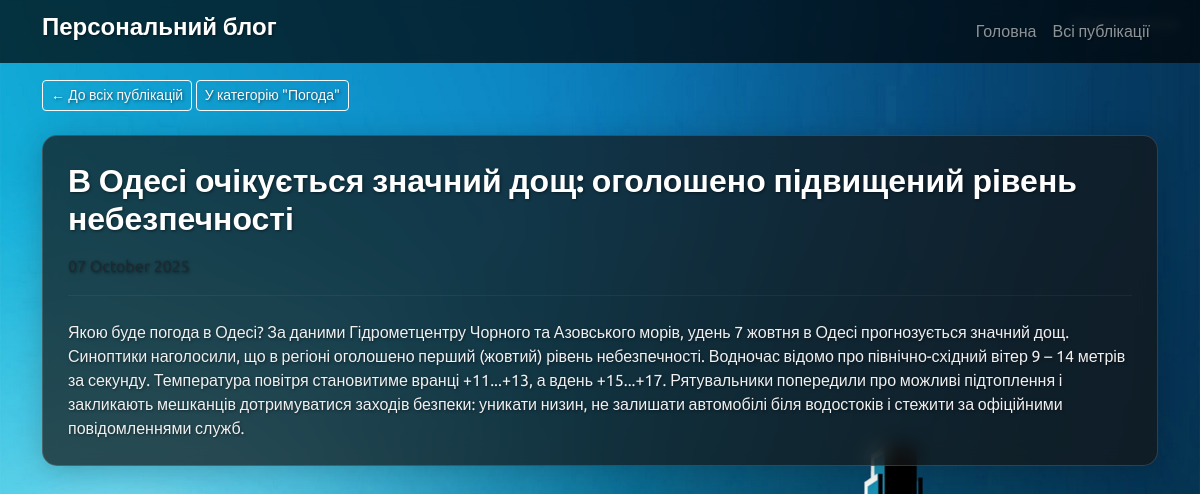
Page /articles/2025/10/07/v-odesi-ochikuyetsya-znachnij-dosh-ogolosheno-pidv/ on the committed database.
### app_blog/models.py (models this page shows, shortened)
class Article(models.Model):
    title = models.CharField(
        'Заголовок',
        max_length=250,
        help_text='Максимум 250 символів'
    )
    description = models.TextField(
        blank=True,
        verbose_name='Опис'
    )
    pub_date = models.DateTimeField(
        'Дата публікації',
        default=timezone.now
    )
    slug = models.SlugField(
        'Слаг',
        unique_for_date='pub_date'
    )
    main_page = models.BooleanField(
        'Головна',
        default=False,
        help_text='Показувати на головній сторінці'
    )
    category = models.ForeignKey(
        Category,
        related_name='articles',
        blank=True,
        null=True,
        verbose_name='Категорія',
        on_delete=models.CASCADE
    )
    objects = models.Manager()
    class Meta:
        ordering = ['-pub_date']
        verbose_name = 'Стаття'
        verbose_name_plural = 'Статті'

class Category(models.Model):
    category = models.CharField(
        'Категорія',
        max_length=250,
        help_text='Максимум 250 символів'
    )
    slug = models.SlugField('Слаг', unique=True)
    objects = models.Manager()
    class Meta:
        verbose_name = 'Категорія для публікації'
        verbose_name_plural = 'Категорії для публікацій'
    def __str__(self):
        return self.category
    def get_absolute_url(self):
        return reverse('articles-category-list', kwargs={'slug': self.slug})

### app_blog/views.py (the view)
# urls.py: path('articles/<year>/<month>/<day>/<slug>/', ArticleDetail.as_view(), name='news-detail'),
class ArticleDetail(DateDetailView):
    model = Article
    template_name = 'article_detail.html'
    context_object_name = 'item'
    date_field = 'pub_date'
    query_pk_and_slug = True
    month_format = '%m'
    allow_future = True
    def get_context_data(self, *args, **kwargs):
        context = super(ArticleDetail, self).get_context_data(*args, **kwargs)
        try:
            context['images'] = context['item'].images.all()
        except:
            context['images'] = []
        return context

### app_blog/templates/article_detail.html (shortened to what this page needs)
{% extends "base.html" %}
{% load static %}
{% block content %}
<div class="mb-4">
    <a href="{% url 'articles-list' %}" class="btn btn-outline-light btn-sm">← До всіх публікацій</a>
    {% if item.category %}
        <a href="{{ item.category.get_absolute_url }}" class="btn btn-outline-light btn-sm">У категорію "{{ item.category }}"</a>
    {% endif %}
</div>
<article class="article-block">
    <h2 class="mb-3">{{ item.title }}</h2>
    <p class="text-muted">{{ item.pub_date|date:"d E Y" }}</p>
    <hr style="border-color: rgba(255,255,255,0.2);">
    <div class="article-content mt-4">
        {{ item.description|safe }}
    </div>
</article>
{% endblock %}

### app_blog/static/css/main.css (style rules this page uses)
body { font-family: 'Ubuntu', sans-serif; background-image: url('../img/bg.jpg'); background-size: cover; background-repeat: no-repeat; background-attachment: fixed; color: #fff; text-shadow: 1px 1px 3px rgba(0, 0, 0, 0.5); }
h1, h2, h3, h4, h5, h6 { color: #fff; font-weight: 700; }
.article-block, .card { background: rgba(20, 20, 20, 0.7); backdrop-filter: blur(10px); -webkit-backdrop-filter: blur(10px); color: #f0f0f0; border-radius: 15px; border: 1px solid rgba(255, 255, 255, 0.15); box-shadow: 0 4px 30px rgba(0, 0, 0, 0.2); padding: 25px; margin-bottom: 2rem; }
.article-block p { color: #ccc; line-height: 1.6; }

### rows in the picture
Article: category "Погода", title "В Одесі очікується значний дощ: оголошено підвищений рівень небезпечності", pub_date "07 October 2025", description "Якою буде погода в Одесі? За даними Гідрометцентру Чорного та Азовського морів, удень 7 жовтня в Одесі прогнозується значний дощ. Синоптики наголосили, що в регіоні оголошено перший (жовтий) рівень небезпечності. Водночас відомо про північно-східний вітер 9 – 14 метрів за секунду. Температура повітря становитиме вранці +11...+13, а вдень +15...+17. Рятувальники попередили про можливі підтоплення і закликають мешканців дотримуватися заходів безпеки: уникати низин, не залишати автомобілі біля водостоків і стежити за офіційними повідомленнями служб."
